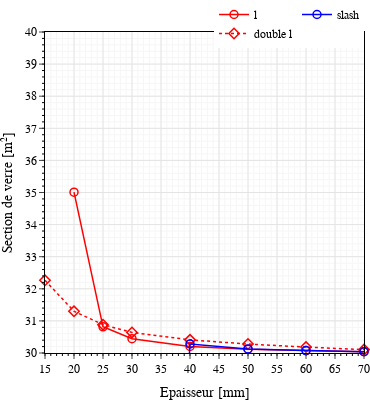

Notebook code for this chart:
### Code cell
fig = go.Figure()
fig.update_layout(width=370,height = 400,plot_bgcolor='white',margin=dict(l=0, r=00, t=0, b=0),legend=dict(x=1.0,y=1.1,xanchor="right",orientation="h"),font=dict(family='Linux Libertine',color='black'),coloraxis_showscale=False)
fig.update_xaxes(title_text="Epaisseur [mm]",range=[15,70],tickvals = np.arange(0,100,5),
                 showline=True,showgrid=True,gridcolor='rgb(228,228,228)',linecolor='black',mirror=True,tickson="boundaries",minor=dict(ticklen=2, tickcolor="black",nticks=20, tickmode='auto', showgrid=True),ticks="outside")
fig.update_yaxes(title_text="Section de verre [m²]",range=[30,40],tickvals = np.arange(0,60,1),
                 showline=True,showgrid=True,gridcolor='rgb(228,228,228)',linecolor='black',mirror=True,tickson="boundaries",minor=dict(ticklen=2, tickcolor="black", nticks=20, showgrid=True),tickmode = 'array',ticks="outside",
                 )
col = ['red','blue','green','purple']
x = [70,60,50,40,30,25,20]
k=0
fig.add_trace(go.Scatter(
        x=x,y=[30.04108,30.07569,30.11947,30.20448,30.44523,30.81582,35.00962],
        mode='lines+markers',
        name="l",
        line=dict(width=1.5,color=col[k]),showlegend=True,legendgroup="3",
        marker_symbol=100,marker_line_color=col[k], marker_color=col[k],marker_line_width=1.5, marker_size=8,
        ))
x = [15,20,25,30,40,50,60,70]
k=0
fig.add_trace(go.Scatter(
        x=x,y=[32.26437,31.299136,30.882976,30.64012,30.4091,30.27916,30.18453,30.10493],
        mode='lines+markers',
        name="double l",
        line=dict(width=1.5,color=col[k],dash="dot"),showlegend=True,legendgroup="3",
        marker_symbol=102,marker_line_color=col[k], marker_color=col[k],marker_line_width=1.5, marker_size=8,
        ))

k=1
fig.add_trace(go.Scatter(
        x=x,y=[0,0,0,0,30.28194,30.12627,30.077068,30.041692],
        mode='lines+markers',
        name="slash",
        line=dict(width=1.5,color=col[k]),showlegend=True,legendgroup="4",
        marker_symbol=100,marker_line_color=col[k], marker_color=col[k],marker_line_width=1.5, marker_size=8,
        ))
fig.update_traces(cliponaxis=False)

fig.write_image("plot.pdf")

fig.show()

### Figure 1 — Plotly figure (JSON) as saved in the notebook; plotly's stock layout.template omitted (floating-point values rounded to 4 significant figures)
{"data": [{"cliponaxis": false, "legendgroup": "3", "line": {"color": "red", "width": 1.5}, "marker": {"color": "red", "line": {"color": "red", "width": 1.5}, "size": 8, "symbol": 100}, "mode": "lines+markers", "name": "l", "showlegend": true, "type": "scatter", "x": [70, 60, 50, 40, 30, 25, 20], "y": [30.04, 30.08, 30.12, 30.2, 30.45, 30.82, 35.01]}, {"cliponaxis": false, "legendgroup": "3", "line": {"color": "red", "dash": "dot", "width": 1.5}, "marker": {"color": "red", "line": {"color": "red", "width": 1.5}, "size": 8, "symbol": 102}, "mode": "lines+markers", "name": "double l", "showlegend": true, "type": "scatter", "x": [15, 20, 25, 30, 40, 50, 60, 70], "y": [32.26, 31.3, 30.88, 30.64, 30.41, 30.28, 30.18, 30.1]}, {"cliponaxis": false, "legendgroup": "4", "line": {"color": "blue", "width": 1.5}, "marker": {"color": "blue", "line": {"color": "blue", "width": 1.5}, "size": 8, "symbol": 100}, "mode": "lines+markers", "name": "slash", "showlegend": true, "type": "scatter", "x": [15, 20, 25, 30, 40, 50, 60, 70], "y": [0, 0, 0, 0, 30.28, 30.13, 30.08, 30.04]}], "layout": {"coloraxis": {"showscale": false}, "font": {"color": "black", "family": "Linux Libertine"}, "height": 400, "legend": {"orientation": "h", "x": 1, "xanchor": "right", "y": 1.1}, "margin": {"b": 0, "l": 0, "r": 0, "t": 0}, "plot_bgcolor": "white", "width": 370, "xaxis": {"gridcolor": "rgb(228,228,228)", "linecolor": "black", "minor": {"nticks": 20, "showgrid": true, "tickcolor": "black", "ticklen": 2, "tickmode": "auto"}, "mirror": true, "range": [15, 70], "showgrid": true, "showline": true, "ticks": "outside", "tickson": "boundaries", "tickvals": [0, 5, 10, 15, 20, 25, 30, 35, 40, 45, 50, 55, 60, 65, 70, 75, 80, 85, 90, 95], "title": {"text": "Epaisseur [mm]"}}, "yaxis": {"gridcolor": "rgb(228,228,228)", "linecolor": "black", "minor": {"nticks": 20, "showgrid": true, "tickcolor": "black", "ticklen": 2}, "mirror": true, "range": [30, 40], "showgrid": true, "showline": true, "tickmode": "array", "ticks": "outside", "tickson": "boundaries", "tickvals": [0, 1, 2, 3, 4, 5, 6, 7, 8, 9, 10, 11, 12, 13, 14, 15, 16, 17, 18, 19, 20, 21, 22, 23, 24, 25, 26, 27, 28, 29, 30, 31, 32, 33, 34, 35, 36, 37, 38, 39, 40, 41, 42, 43, 44, 45, 46, 47, 48, 49, 50, 51, 52, 53, 54, 55, 56, 57, 58, 59], "title": {"text": "Section de verre [m²]"}}}}
